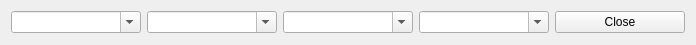
<?xml version="1.0" encoding="UTF-8"?>
<ui version="4.0">
 <class>CmdArgs</class>
 <widget class="QWidget" name="CmdArgs">
  <property name="geometry">
   <rect>
    <x>0</x>
    <y>0</y>
    <width>696</width>
    <height>45</height>
   </rect>
  </property>
  <property name="windowTitle">
   <string>Command Arguments</string>
  </property>
  <layout class="QVBoxLayout" name="verticalLayout">
   <item>
    <layout class="QHBoxLayout" name="horizontalLayout">
     <item>
      <widget class="QComboBox" name="arg0">
       <property name="editable">
        <bool>true</bool>
       </property>
       <item>
        <property name="text">
         <string/>
        </property>
       </item>
       <item>
        <property name="text">
         <string>${file.file}</string>
        </property>
       </item>
       <item>
        <property name="text">
         <string>${file.name}</string>
        </property>
       </item>
       <item>
        <property name="text">
         <string>${file.path}</string>
        </property>
       </item>
       <item>
        <property name="text">
         <string>${filegroup.path}</string>
        </property>
       </item>
       <item>
        <property name="text">
         <string>${archive.file}</string>
        </property>
       </item>
       <item>
        <property name="text">
         <string>${archive.path}</string>
        </property>
       </item>
      </widget>
     </item>
     <item>
      <widget class="QComboBox" name="arg1">
       <property name="editable">
        <bool>true</bool>
       </property>
       <item>
        <property name="text">
         <string/>
        </property>
       </item>
       <item>
        <property name="text">
         <string>${file.file}</string>
        </property>
       </item>
       <item>
        <property name="text">
         <string>${file.name}</string>
        </property>
       </item>
       <item>
        <property name="text">
         <string>${file.path}</string>
        </property>
       </item>
       <item>
        <property name="text">
         <string>${filegroup.path}</string>
        </property>
       </item>
       <item>
        <property name="text">
         <string>${archive.file}</string>
        </property>
       </item>
       <item>
        <property name="text">
         <string>${archive.path}</string>
        </property>
       </item>
      </widget>
     </item>
     <item>
      <widget class="QComboBox" name="arg2">
       <property name="editable">
        <bool>true</bool>
       </property>
       <item>
        <property name="text">
         <string/>
        </property>
       </item>
       <item>
        <property name="text">
         <string>${file.file}</string>
        </property>
       </item>
       <item>
        <property name="text">
         <string>${file.name}</string>
        </property>
       </item>
       <item>
        <property name="text">
         <string>${file.path}</string>
        </property>
       </item>
       <item>
        <property name="text">
         <string>${filegroup.path}</string>
        </property>
       </item>
       <item>
        <property name="text">
         <string>${archive.file}</string>
        </property>
       </item>
       <item>
        <property name="text">
         <string>${archive.path}</string>
        </property>
       </item>
      </widget>
     </item>
     <item>
      <widget class="QComboBox" name="arg3">
       <property name="editable">
        <bool>true</bool>
       </property>
       <item>
        <property name="text">
         <string/>
        </property>
       </item>
       <item>
        <property name="text">
         <string>${file.file}</string>
        </property>
       </item>
       <item>
        <property name="text">
         <string>${file.name}</string>
        </property>
       </item>
       <item>
        <property name="text">
         <string>${file.path}</string>
        </property>
       </item>
       <item>
        <property name="text">
         <string>${filegroup.path}</string>
        </property>
       </item>
       <item>
        <property name="text">
         <string>${archive.file}</string>
        </property>
       </item>
       <item>
        <property name="text">
         <string>${archive.path}</string>
        </property>
       </item>
      </widget>
     </item>
     <item>
      <widget class="QPushButton" name="btnClose">
       <property name="text">
        <string>Close</string>
       </property>
      </widget>
     </item>
    </layout>
   </item>
  </layout>
 </widget>
 <tabstops>
  <tabstop>arg0</tabstop>
  <tabstop>arg1</tabstop>
  <tabstop>arg2</tabstop>
  <tabstop>arg3</tabstop>
  <tabstop>btnClose</tabstop>
 </tabstops>
 <resources/>
 <connections>
  <connection>
   <sender>btnClose</sender>
   <signal>clicked()</signal>
   <receiver>CmdArgs</receiver>
   <slot>close()</slot>
   <hints>
    <hint type="sourcelabel">
     <x>645</x>
     <y>22</y>
    </hint>
    <hint type="destinationlabel">
     <x>347</x>
     <y>22</y>
    </hint>
   </hints>
  </connection>
 </connections>
</ui>
